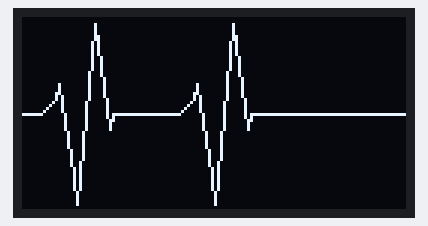
Bench run of a sketch on a simulated Arduino Uno, built with avr-gcc and run on an emulated ATmega328P. On the bench: 128×64 one-colour display.

Above: at 0.15 s.
At 1.3 s:
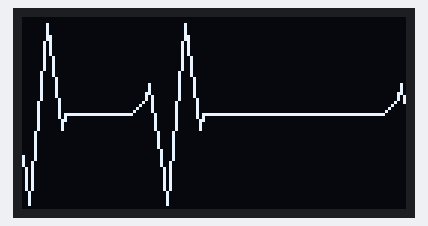
At 2.59 s:
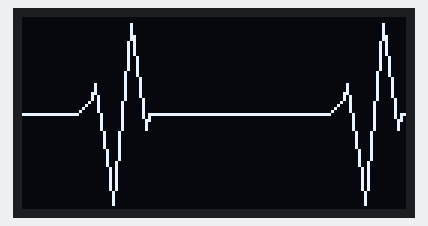
At 5.04 s:
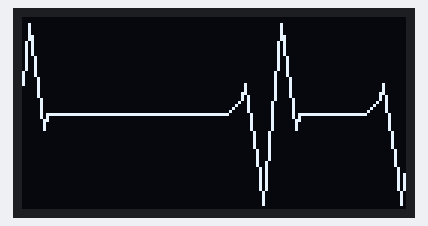
At 7.48 s:
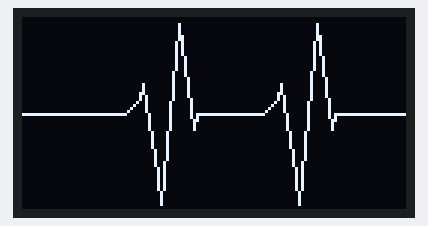
At 10.08 s:
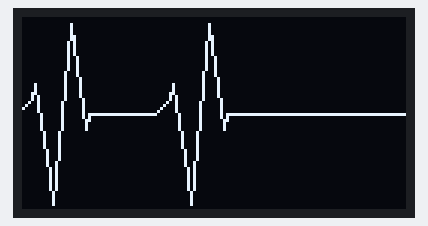

The sketch:

Heart_bip_bip.ino
```cpp
#include <Wire.h>
#include <Adafruit_GFX.h>
#include <Adafruit_SSD1306.h>

#define SCREEN_WIDTH 128
#define SCREEN_HEIGHT 64
#define OLED_RESET    -1
Adafruit_SSD1306 display(SCREEN_WIDTH, SCREEN_HEIGHT, &Wire, OLED_RESET);

#define ECG_CYCLE_WIDTH 50  // Taille d'un battement
#define ECG_TOTAL_WIDTH (ECG_CYCLE_WIDTH * 2 + 30)  // Taille totale

int ecgWave[ECG_TOTAL_WIDTH];  // Tableau pour stocker les 2 battements et la droite
int offset = 0;  // Position initiale de la droite

void setup() {
  Serial.begin(115200);

  if (!display.begin(SSD1306_SWITCHCAPVCC, 0x3C))
  {
    Serial.println(F("Échec de l'initialisation de l'écran OLED"));
    while (1);
  }

  display.clearDisplay();
  generateECGWave();
}

void loop()
{
  display.clearDisplay();
  drawECG();
  scrollECG();
  display.display();
  delay(30);
}

void generateECGWave()
{
  int baseY = SCREEN_HEIGHT / 2;
  int x = 0;

  for (int rep = 0; rep < 2; rep++) {
    // Ligne de base
    for (int i = 0; i < 7; i++) ecgWave[x++] = baseY;

    // Premier pic
    for (int i = 0; i < 6; i++) ecgWave[x++] = baseY - i;

    // Deuxième pic
    for (int i = 0; i < 6; i++) ecgWave[x++] = baseY - 10 + i * 6;

    // Troisième pic
    for (int i = 0; i < 6; i++) ecgWave[x++] = baseY + 30 - i * 10;

    // Quatrième pic
    for (int i = 0; i < 6; i++) ecgWave[x++] = baseY - 30 + i * 7;

    // Cinquième pic
    for (int i = 0; i < 15; i++) ecgWave[x++] = baseY;
  }

  // Retour sur la ligne
  for (int i = x; i < ECG_TOTAL_WIDTH; i++) ecgWave[i] = baseY;
}

// Dessiner les différents pic
void drawECG()
{
  for (int x = 1; x < SCREEN_WIDTH; x++) {
    int index1 = (x + offset) % ECG_TOTAL_WIDTH;
    int index2 = (x - 1 + offset) % ECG_TOTAL_WIDTH;

    display.drawLine(x - 1, ecgWave[index2], x, ecgWave[index1], SSD1306_WHITE);
  }
}

// Défilement
void scrollECG()
{
  offset = (offset + 1) % ECG_TOTAL_WIDTH;
}
```

Measured:
- by itself, everything shown: repeats every 9.3 s, in 130 steps
